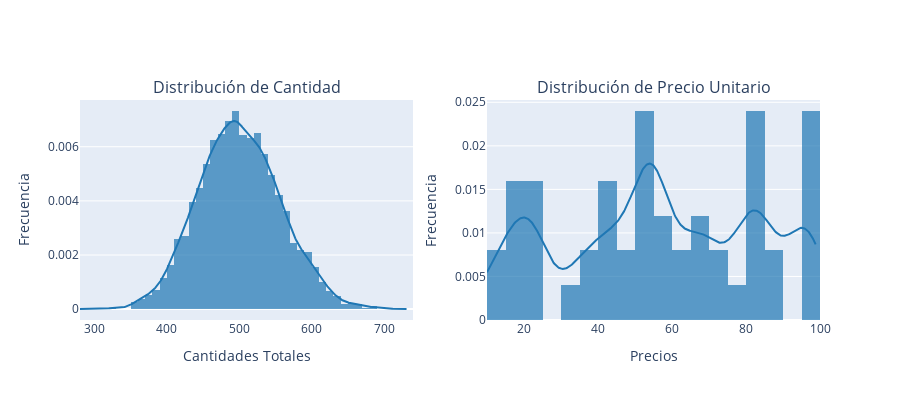

Source (notebook cell):
### Markdown cell above
Los productos de la categoría `Ropa` son los más vendidos, representando una gran parte de las compras totales, seguidos por productos de `Hogar` y `Electrónica`. Esto sugiere que los comercios tienen una alta demanda en estos sectores, lo que puede influir en las estrategias de recomendación para priorizar estas categorías.

### Code cell
import plotly.figure_factory as ff
from plotly.subplots import make_subplots

# Crear subplots para disposición horizontal
fig = make_subplots(rows=1, cols=2, subplot_titles=('Distribución de Cantidad', 'Distribución de Precio Unitario'))

# Gráfico de distribución de 'quantity' con KDE
hist_quantity = ff.create_distplot([clean_data['quantity']], group_labels=['Cantidades Totales'], bin_size=10, show_hist=True, show_rug=False)

# Gráfico de distribución de 'price_y' con KDE
hist_price = ff.create_distplot([clean_data['price_y']], group_labels=['Precios Unitarios'], bin_size=5, show_hist=True, show_rug=False)

# Añadir los gráficos a la figura
for trace in hist_quantity['data']:
    fig.add_trace(trace, row=1, col=1)

for trace in hist_price['data']:
    fig.add_trace(trace, row=1, col=2)

# Ajustar el diseño del gráfico
fig.update_layout(
    width=900,
    height=400,
    showlegend=False
)

# Actualizar los ejes
fig.update_xaxes(title_text="Cantidades Totales", row=1, col=1)
fig.update_yaxes(title_text="Frecuencia", row=1, col=1)

fig.update_xaxes(title_text="Precios", row=1, col=2)
fig.update_yaxes(title_text="Frecuencia", row=1, col=2)

# Mostrar el gráfico
fig.show()

### Figure 1 — Plotly figure (JSON) as saved in the notebook; plotly's stock layout.template omitted (floating-point values rounded to 4 significant figures; data arrays with more than 128 entries replaced by an {"elided": "..."} marker saying what was removed)
{"data": [{"autobinx": false, "histnorm": "probability density", "legendgroup": "Cantidades Totales", "marker": {"color": "rgb(31, 119, 180)"}, "name": "Cantidades Totales", "opacity": 0.7, "type": "histogram", "x": {"elided": "5000 int values"}, "xaxis": "x", "xbins": {"end": 732, "size": 10, "start": 280}, "yaxis": "y"}, {"legendgroup": "Cantidades Totales", "marker": {"color": "rgb(31, 119, 180)"}, "mode": "lines", "name": "Cantidades Totales", "showlegend": false, "type": "scatter", "x": {"elided": "500 float values"}, "xaxis": "x", "y": {"elided": "500 float values"}, "yaxis": "y"}, {"autobinx": false, "histnorm": "probability density", "legendgroup": "Precios Unitarios", "marker": {"color": "rgb(31, 119, 180)"}, "name": "Precios Unitarios", "opacity": 0.7, "type": "histogram", "x": {"elided": "5000 int values"}, "xaxis": "x2", "xbins": {"end": 99, "size": 5, "start": 10}, "yaxis": "y2"}, {"legendgroup": "Precios Unitarios", "marker": {"color": "rgb(31, 119, 180)"}, "mode": "lines", "name": "Precios Unitarios", "showlegend": false, "type": "scatter", "x": {"elided": "500 float values"}, "xaxis": "x2", "y": {"elided": "500 float values"}, "yaxis": "y2"}], "layout": {"annotations": [{"font": {"size": 16}, "showarrow": false, "text": "Distribución de Cantidad", "x": 0.225, "xanchor": "center", "xref": "paper", "y": 1, "yanchor": "bottom", "yref": "paper"}, {"font": {"size": 16}, "showarrow": false, "text": "Distribución de Precio Unitario", "x": 0.775, "xanchor": "center", "xref": "paper", "y": 1, "yanchor": "bottom", "yref": "paper"}], "height": 400, "showlegend": false, "width": 900, "xaxis": {"anchor": "y", "domain": [0, 0.45], "title": {"text": "Cantidades Totales"}}, "xaxis2": {"anchor": "y2", "domain": [0.55, 1], "title": {"text": "Precios"}}, "yaxis": {"anchor": "x", "domain": [0, 1], "title": {"text": "Frecuencia"}}, "yaxis2": {"anchor": "x2", "domain": [0, 1], "title": {"text": "Frecuencia"}}}}
